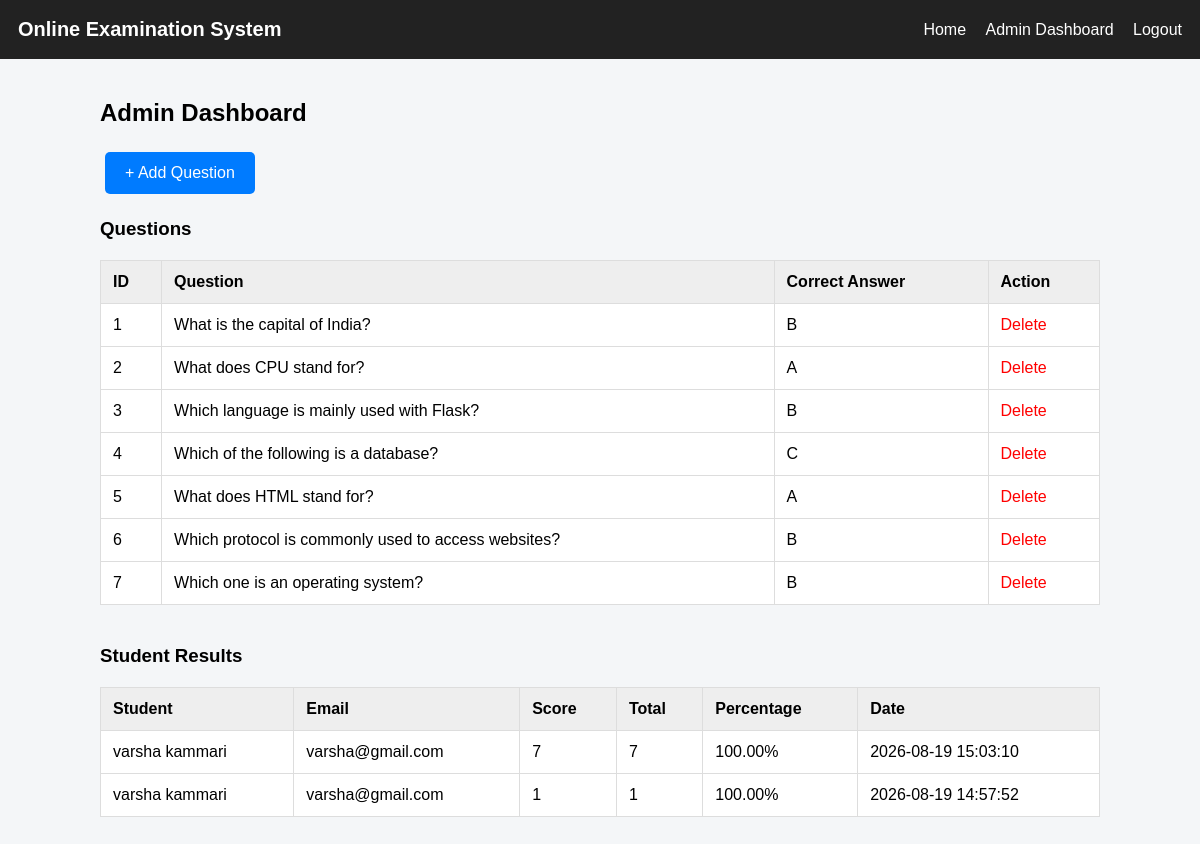
The app's page /admin/dashboard (signed in) with its own data.
### tables this page shows
CREATE TABLE questions (
            id INTEGER PRIMARY KEY AUTOINCREMENT,
            question TEXT NOT NULL,
            option_a TEXT NOT NULL,
            option_b TEXT NOT NULL,
            option_c TEXT NOT NULL,
            option_d TEXT NOT NULL,
            answer TEXT NOT NULL
        );

CREATE TABLE results (
            id INTEGER PRIMARY KEY AUTOINCREMENT,
            student_id INTEGER NOT NULL,
            score INTEGER NOT NULL,
            total INTEGER NOT NULL,
            date TIMESTAMP DEFAULT CURRENT_TIMESTAMP,
            FOREIGN KEY(student_id) REFERENCES students(id)
        );

CREATE TABLE students (
            id INTEGER PRIMARY KEY AUTOINCREMENT,
            name TEXT NOT NULL,
            email TEXT UNIQUE NOT NULL,
            password TEXT NOT NULL
        );

### app.py (the view)
@app.route("/admin/dashboard")
def admin_dashboard():
    if not session.get("admin"):
        return redirect(url_for("admin_login"))
    conn = get_db()
    questions = conn.execute(
        "SELECT * FROM questions"
    ).fetchall()
    results = conn.execute(
        """
        SELECT
            results.id,
            students.name,
            students.email,
            results.score,
            results.total,
            results.date
        FROM results
        JOIN students
        ON results.student_id = students.id
        ORDER BY results.date DESC
        """
    ).fetchall()
    conn.close()
    return render_template(
        "admin_dashboard.html",
        questions=questions,
        results=results
    )

### app.py (called while the page is built)
def get_db():
    conn = sqlite3.connect(DATABASE)
    conn.row_factory = sqlite3.Row
    return conn

### templates/admin_dashboard.html
{% extends "base.html" %}
{% block content %}
<h2>Admin Dashboard</h2>
<a class="button"
   href="{{ url_for('add_question') }}">
    + Add Question
</a>
<h3>Questions</h3>
{% if questions %}
<table>
    <tr>
        <th>ID</th>
        <th>Question</th>
        <th>Correct Answer</th>
        <th>Action</th>
    </tr>
    {% for q in questions %}
    <tr>
        <td>{{ q['id'] }}</td>
        <td>{{ q['question'] }}</td>
        <td>{{ q['answer'] }}</td>
        <td>
            <a class="delete"
               href="{{ url_for('delete_question',
                                question_id=q['id']) }}"
               onclick="return confirm('Delete this question?')">
                Delete
            </a>
        </td>
    </tr>
    {% endfor %}
</table>
{% else %}
<p>No questions added yet.</p>
{% endif %}
<h3>Student Results</h3>
{% if results %}
<table>
    <tr>
        <th>Student</th>
        <th>Email</th>
        <th>Score</th>
        <th>Total</th>
        <th>Percentage</th>
        <th>Date</th>
    </tr>
    {% for result in results %}
    <tr>
        <td>{{ result['name'] }}</td>
        <td>{{ result['email'] }}</td>
        <td>{{ result['score'] }}</td>
        <td>{{ result['total'] }}</td>
        <td>
            {{ "%.2f"|format(
                (result['score'] / result['total']) * 100
            ) }}%
        </td>
        <td>{{ result['date'] }}</td>
    </tr>
    {% endfor %}
</table>
{% else %}
<p>No student has completed an examination yet.</p>
{% endif %}
{% endblock %}

### static/style.css (style rules this page uses)
body { font-family: Arial, sans-serif; background: #f4f6f8; margin: 0; }
.button, button { display: inline-block; background: #007bff; color: white; padding: 12px 20px; border: none; border-radius: 5px; text-decoration: none; cursor: pointer; margin: 5px; }
table { width: 100%; border-collapse: collapse; background: white; margin: 20px 0 40px; }
th, td { padding: 12px; border: 1px solid #ddd; text-align: left; }
th { background: #eee; }
.delete { color: red; text-decoration: none; }

### records on screen
questions: id "1", question "What is the capital of India?", answer "B"
questions: id "2", question "What does CPU stand for?", answer "A"
questions: id "3", question "Which language is mainly used with Flask?", answer "B"
questions: id "4", question "Which of the following is a database?", answer "C"
questions: id "5", question "What does HTML stand for?", answer "A"
questions: id "6", question "Which protocol is commonly used to access websites?", answer "B"
questions: id "7", question "Which one is an operating system?", answer "B"
results: name "varsha kammari", email "varsha@gmail.com", score "7", total "7", score+total "100.00", date "2026-08-19 15:03:10"
results: name "varsha kammari", email "varsha@gmail.com", score "1", total "1", score+total "100.00", date "2026-08-19 14:57:52"
